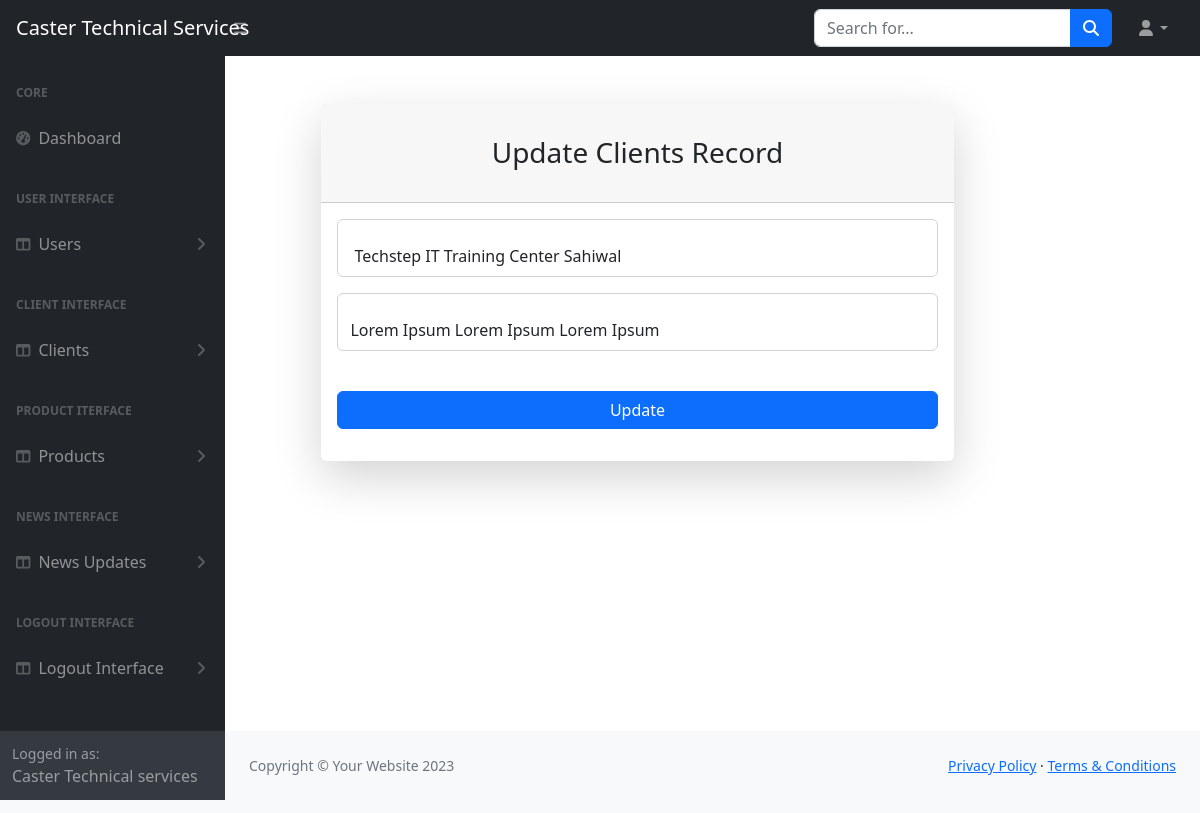
The page /adminpannel/update_viewnews.php?id=1 on the database its author committed.
### tables this page shows
CREATE TABLE `news` (
  `id` int(255) NOT NULL,
  `newstitle` varchar(255) NOT NULL,
  `newsdetail` varchar(255) NOT NULL
);

### adminpannel/update_viewnews.php (the view, shortened to what this page needs)
<?php
include('connection.php');
$sid = $_GET['id'];
$selectquery = "SELECT * FROM `news` WHERE id = '$sid'";
$showdata = mysqli_query($conn, $selectquery);
$row = mysqli_fetch_array($showdata);
?>
<!DOCTYPE html>
<html lang="en">
<head>
    <link href="https://cdn.jsdelivr.net/npm/simple-datatables@7.1.2/dist/style.min.css" rel="stylesheet" />
    <link href="css/styles.css" rel="stylesheet" />
</head>
<body class="sb-nav-fixed">
    <nav class="sb-topnav navbar navbar-expand navbar-dark bg-dark">
        <a class="navbar-brand ps-3" href="./dashboard.php ">Caster Technical Services</a>
        <button class="btn btn-link btn-sm order-1 order-lg-0 me-4 me-lg-0" id="sidebarToggle" href="#!"><i class="fas fa-bars"></i></button>
        <form class="d-none d-md-inline-block form-inline ms-auto me-0 me-md-3 my-2 my-md-0">
            <div class="input-group">
                <input class="form-control" type="text" placeholder="Search for..." aria-label="Search for..." aria-describedby="btnNavbarSearch" />
                <button class="btn btn-primary" id="btnNavbarSearch" type="button"><i class="fas fa-search"></i></button>
            </div>
        </form>
        <ul class="navbar-nav ms-auto ms-md-0 me-3 me-lg-4">
            <li class="nav-item dropdown">
                <a class="nav-link dropdown-toggle" id="navbarDropdown" href="#" role="button" data-bs-toggle="dropdown" aria-expanded="false"><i class="fas fa-user fa-fw"></i></a>
            </li>
        </ul>
    </nav>
    <div id="layoutSidenav">
        <div id="layoutSidenav_nav">
            <nav class="sb-sidenav accordion sb-sidenav-dark" id="sidenavAccordion">
                <div class="sb-sidenav-menu">
                    <div class="nav">
                        <div class="sb-sidenav-menu-heading">Core</div>
                        <a class="nav-link" href="./dashboard.php">
                            <div class="sb-nav-link-icon"><i class="fas fa-tachometer-alt"></i></div>
                            Dashboard
                        </a>
                        <div class="sb-sidenav-menu-heading">User Interface</div>
                        <a class="nav-link collapsed" href="#" data-bs-toggle="collapse" data-bs-target="#collapseLayouts" aria-expanded="false" aria-controls="collapseLayouts">
                            <div class="sb-nav-link-icon"><i class="fas fa-columns"></i></div>
                            Users
                            <div class="sb-sidenav-collapse-arrow"><i class="fas fa-angle-down"></i></div>
                        </a>
                        <div class="sb-sidenav-menu-heading">Client Interface</div>
                        <a class="nav-link collapsed" href="#" data-bs-toggle="collapse" data-bs-target="#collapseclients" aria-expanded="false" aria-controls="collapseLayouts">
                            <div class="sb-nav-link-icon"><i class="fas fa-columns"></i></div>
                            Clients
                            <div class="sb-sidenav-collapse-arrow"><i class="fas fa-angle-down"></i></div>
                        </a>
                        <div class="sb-sidenav-menu-heading">Product Iterface</div>
                        <a class="nav-link collapsed" href="#" data-bs-toggle="collapse" data-bs-target="#collapseproduct" aria-expanded="false" aria-controls="collapseLayouts">
                            <div class="sb-nav-link-icon"><i class="fas fa-columns"></i></div>
                            Products
                            <div class="sb-sidenav-collapse-arrow"><i class="fas fa-angle-down"></i></div>
                        </a>
                        <div class="sb-sidenav-menu-heading">News Interface</div>
                        <a class="nav-link collapsed" href="#" data-bs-toggle="collapse" data-bs-target="#collapsenews" aria-expanded="false" aria-controls="collapseLayouts">
                            <div class="sb-nav-link-icon"><i class="fas fa-columns"></i></div>
                            News Updates
                            <div class="sb-sidenav-collapse-arrow"><i class="fas fa-angle-down"></i></div>
                        </a>
                        <div class="sb-sidenav-menu-heading">Logout Interface</div>
                        <a class="nav-link collapsed" href="#" data-bs-toggle="collapse" data-bs-target="#collapselogout" aria-expanded="false" aria-controls="collapseLayouts">
                            <div class="sb-nav-link-icon"><i class="fas fa-columns"></i></div>
                            Logout Interface
                            <div class="sb-sidenav-collapse-arrow"><i class="fas fa-angle-down"></i></div>
                        </a>
                    </div>
                </div>
                <div class="sb-sidenav-footer">
                    <div class="small">Logged in as:</div>
                    Caster Technical services
                </div>
            </nav>
        </div>
        <div id="layoutSidenav_content">
            <main style="margin-left: -150px;">
                <div class="container">
                    <div class="row justify-content-center">
                        <div class="col-lg-7">
                            <div class="card shadow-lg border-0 rounded-lg mt-5">
                                <div class="card-header">
                                    <h3 class="text-center font-weight-light my-4">Update Clients Record</h3>
                                </div>
                                <div class="card-body">
                                    <form method="POST" enctype="multipart/form-data">
                                        <div class="row mb-3">
                                            <div class="form-floating mb-3">
                                                <input class="form-control" id="inputEmail" type="text"  value="<?php echo $row['newstitle']; ?>" placeholder="Client Name" name="newstitle" >
                                            </div>
                                            <div class="form-floating mb-3">
                                                <input class="form-control" id="inputEmail" type="text" placeholder="" name="newsdetail" value="<?php echo $row['newsdetail']; ?>">
                                            </div>
                                            <div class="mt-4 mb-0">
                                                <div class="d-grid">
                                                    <button type="submit" class="btn btn-primary btn-block" href="" name="submit">Update</button>
                                                </div>
                                            </div>
                                    </form>
                                </div>
                            </div>
                        </div>
                    </div>
                </div>
            </main>
            <footer class="py-4 bg-light mt-auto">
                <div class="container-fluid px-4">
                    <div class="d-flex align-items-center justify-content-between small">
                        <div class="text-muted">Copyright &copy; Your Website 2023</div>
                        <div>
                            <a href="#">Privacy Policy</a>
                            &middot;
                            <a href="#">Terms &amp; Conditions</a>
                        </div>
                    </div>
                </div>
            </footer>
        </div>
    </div>
</body>
</html>
<footer class="py-4 bg-light mt-auto">
    <div class="container-fluid px-4">
        <div class="d-flex align-items-center justify-content-between small">
            <div class="text-muted">Copyright &copy; Your Website 2023</div>
            <div>
                <a href="#">Privacy Policy</a>
                <a href="#">Terms &amp; Conditions</a>
            </div>
        </div>
    </div>
</footer>
</body>
</html>

### rows shown on the page
news: newstitle "Techstep IT Training Center Sahiwal", newsdetail "Lorem Ipsum Lorem Ipsum Lorem Ipsum"
